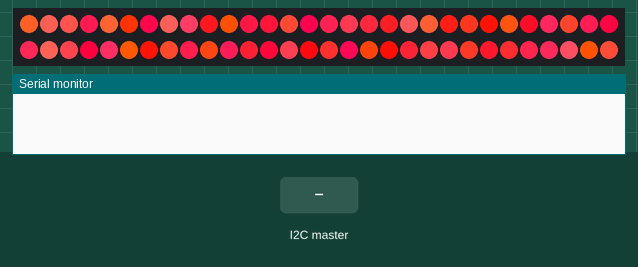
Recording of a sketch running on a simulated Arduino Uno, built with avr-gcc and run on an emulated ATmega328P. Shown: 60 RGB LEDs in strip order, left to right, continuing on the next row, the last lines printed to the serial monitor. Inputs (shaded band) come from the test bench. Random numbers use the default seed unless the sketch sets one.

Above: at 1.24 s.
1.3 s: the I2C master sends the byte 1
At 1.37 s:
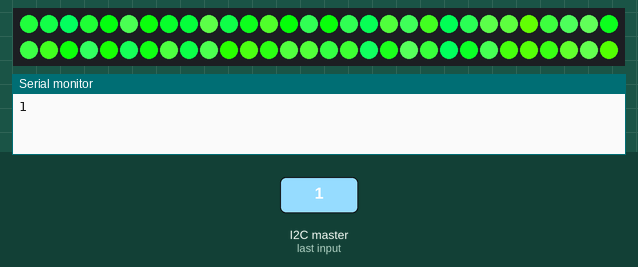
2.9 s: the I2C master sends the byte 0
At 2.92 s:
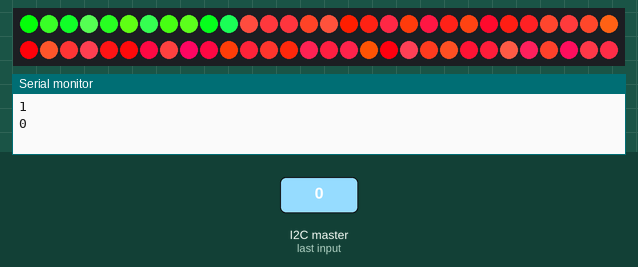

The sketch:

Adafruit_neopixel_arduiono.ino
```cpp
#include <Adafruit_NeoPixel.h>
#include <Wire.h>
#define PIN 6
#define NUMPINS 60

Adafruit_NeoPixel strip = Adafruit_NeoPixel(NUMPINS, PIN, NEO_GRB + NEO_KHZ800);
int mode = 0;

void setup() {
  // put your setup code here, to run once:

  strip.begin();
  strip.show();

  Wire.begin(0);
  Wire.onReceive(receiveEvent);
  Serial.begin(9600);
}

void loop() {
  // put your main code here, to run repeatedly:
  randomWipe();
  strip.show();
  delay(50);
}

void colorWipe(int r,int g,int b) {
  for(int i = 0; i < NUMPINS; i ++) {
    strip.setPixelColor(i,r,g,b);
  }
}

void randomWipe() {
  for(int i = 0; i < NUMPINS; i ++) {
    if(mode == 0) {
      strip.setPixelColor(i,255,random(100),random(100));
    } else {
      strip.setPixelColor(i,random(100),255,random(100));
    }
  }
}

void receiveEvent(int howMany) {
  /*int count = 0;
  while (0 < Wire.available()) {
    int i = Wire.read();
    Serial.println(i);
    count++;
  }
  Serial.print("Count: ");
  Serial.println(count);*/
  int x = Wire.read();
  Serial.println(x);
  while(Wire.available() > 0) {
    Wire.read();
  }
  mode = x;
}
```
